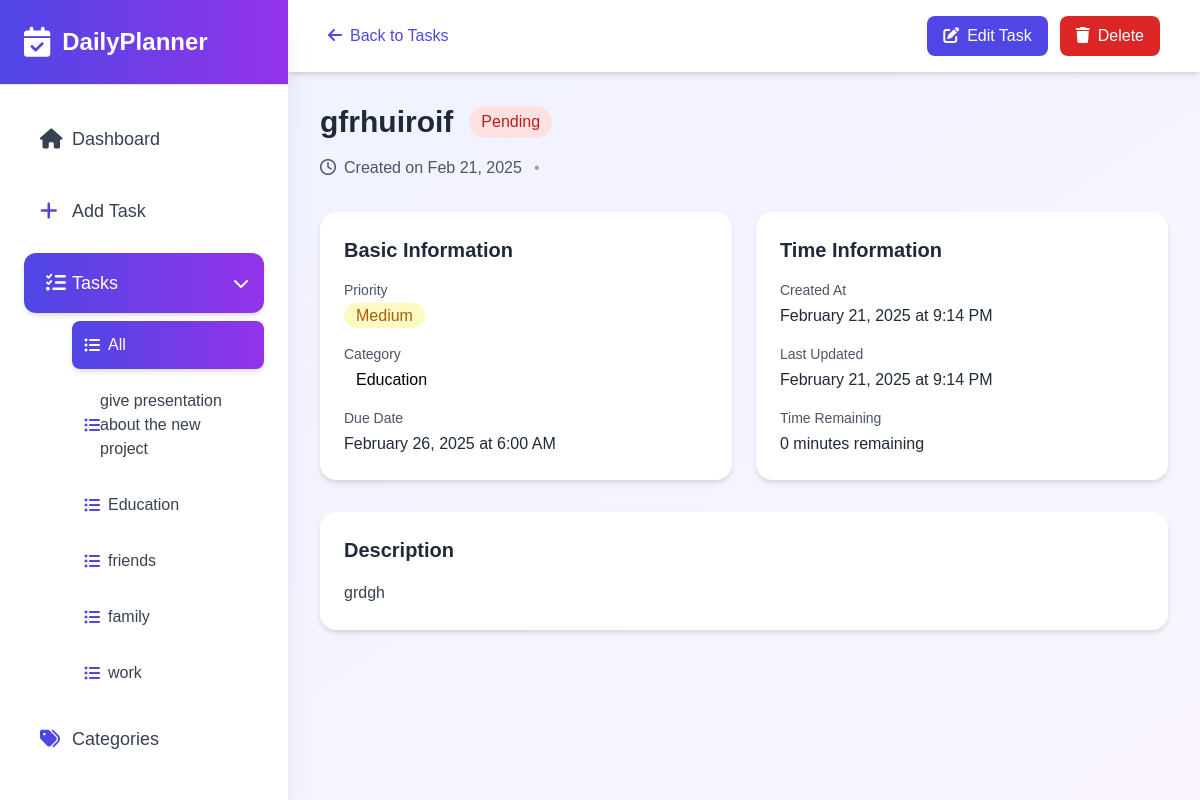
/tasks/13/ (signed in), run on the app's committed database.
### planner/models.py (models this page shows, shortened)
class Category(models.Model):
    user = models.ForeignKey('users.Account', on_delete=models.CASCADE, null=True, blank=True)
    name = models.CharField(max_length=100)
    color = models.CharField(max_length=7, default='#007bff')
    icon = models.CharField(max_length=50, default='fas fa-folder')  # Add this line
    created_at = models.DateTimeField(auto_now_add=True)
    updated_at = models.DateTimeField(auto_now=True)
    class Meta:
        ordering = ['-created_at']

class Task(models.Model):
    STATUSES = (
        ('pending', 'Pending'),
        ('completed', 'Completed'),
        ('in_progress', 'In Progress'),
    )
    PRIORITIES = (
        ('low', 'Low'),
        ('medium', 'Medium'),
        ('high', 'High'),
    )
    user = models.ForeignKey('users.Account', on_delete=models.CASCADE, null=True, blank=True)
    name = models.CharField(max_length=100)
    description = models.TextField(null=True, blank=True)
    created_at = models.DateTimeField(auto_now_add=True)
    updated_at = models.DateTimeField(auto_now=True)
    deadline = models.DateTimeField(null=True, blank=True)
    category = models.ForeignKey(Category, on_delete=models.CASCADE)
    status = models.CharField(max_length=20, choices=STATUSES, default='pending')
    priority = models.CharField(max_length=20, choices=PRIORITIES, default='medium')
    class Meta:
        ordering = ['-created_at']

### planner/views.py (the view)
# urls.py: path('tasks/<int:task_id>/', views.task, name='task'),
@login_required()
def task(request, task_id):
    user = request.user
    categories = Category.objects.filter(user=user)
    task = get_object_or_404(Task, id=task_id)
    return render(request, 'planner/task.html', {
        'task': task,
        'categories': categories,
        'page': 'tasks',
        })

### users/managers.py (called while the page is built)
    def get_queryset(self):
        return super().get_queryset().filter(is_active=True)

### templates/planner/task.html (shortened to what this page needs)
{% extends 'base.html' %}
{% load static %}
{% block content %}
    <div class="min-h-screen lg:ml-72 relative">
        <nav class="bg-white shadow-md">
            <div class="px-6 py-4 flex items-center justify-between">
                <div class="flex-1 px-4 flex justify-between items-center">
                    <a href="{% url 'planner:tasks' %}" class="text-indigo-600 hover:text-indigo-800 transition-colors">
                        <i class="fas fa-arrow-left mr-2"></i>Back to Tasks
                    </a>
                    <div class="flex gap-3">
                        <a href="{% url 'planner:update_task' task.id %}"
                           class="bg-indigo-600 text-white px-4 py-2 rounded-lg font-medium hover:bg-indigo-700 transition-colors">
                            <i class="fas fa-edit mr-2"></i>Edit Task
                        </a>
                        <a href="{% url 'planner:delete_task' task.id %}"
                           class="bg-red-600 text-white px-4 py-2 rounded-lg font-medium hover:bg-red-700 transition-colors"
                           onclick="return confirm('Are you sure you want to delete this task?')">
                            <i class="fas fa-trash mr-2"></i>Delete
                        </a>
                    </div>
                </div>
            </div>
        </nav>
        <div class="p-8">
            <div class="mb-8">
                <div class="flex items-center gap-4 mb-4">
                    <h1 class="text-3xl font-bold text-gray-800">{{ task.name }}</h1>
                    <span class="px-3 py-1 {% if task.status == 'completed' %}text-green-700 bg-green-100{% elif task.status == 'in_progress' %}text-yellow-700 bg-yellow-100{% else %}text-red-700 bg-red-100{% endif %} rounded-full font-medium">
                        {{ task.get_status_display }}
                    </span>
                </div>
                <div class="flex items-center gap-3 text-gray-600">
                    <span><i class="far fa-clock mr-2"></i>Created on {{ task.created_at|date:"M d, Y" }}</span>
                    <span class="text-gray-400">•</span>
                </div>
            </div>
            <div class="grid grid-cols-1 md:grid-cols-2 gap-6 mb-8">
                <div class="info-card p-6">
                    <h2 class="text-xl font-semibold text-gray-800 mb-4">Basic Information</h2>
                    <div class="space-y-4">
                        <div>
                            <label class="block text-sm font-medium text-gray-600 mb-1">Priority</label>
                            <span class="px-3 py-1 {% if task.priority == 'high' %}text-red-700 bg-red-100{% elif task.priority == 'medium' %}text-yellow-700 bg-yellow-100{% else %}text-green-700 bg-green-100{% endif %} rounded-full font-medium">
                                {{ task.get_priority_display }}
                            </span>
                        </div>
                        <div>
                            <label class="block text-sm font-medium text-gray-600 mb-1">Category</label>
                            <span class="px-3 py-1 text-{{ task.category.color }}-700 bg-{{ task.category.color }}-100 rounded-full font-medium">
                                {{ task.category.name }}
                            </span>
                        </div>
                        <div>
                            <label class="block text-sm font-medium text-gray-600 mb-1">Due Date</label>
                            <p class="text-gray-800">{{ task.deadline|date:"F d, Y" }} at {{ task.deadline|time:"g:i A" }}</p>
                        </div>
                    </div>
                </div>
                <div class="info-card p-6">
                    <h2 class="text-xl font-semibold text-gray-800 mb-4">Time Information</h2>
                    <div class="space-y-4">
                        <div>
                            <label class="block text-sm font-medium text-gray-600 mb-1">Created At</label>
                            <p class="text-gray-800">{{ task.created_at|date:"F d, Y" }} at {{ task.created_at|time:"g:i A" }}</p>
                        </div>
                        <div>
                            <label class="block text-sm font-medium text-gray-600 mb-1">Last Updated</label>
                            <p class="text-gray-800">{{ task.updated_at|date:"F d, Y" }} at {{ task.updated_at|time:"g:i A" }}</p>
                        </div>
                        <div>
                            <label class="block text-sm font-medium text-gray-600 mb-1">Time Remaining</label>
                            <p class="text-gray-800">
                                {% if task.status == 'completed' %}
                                    Completed
                                {% else %}
                                    {% if task.deadline|date:"U"|add:"0" < now|date:"U"|add:"0" %}
                                        Overdue
                                    {% else %}
                                        {{ task.deadline|timeuntil }} remaining
                                    {% endif %}
                                {% endif %}
                            </p>
                        </div>
                    </div>
                </div>
            </div>
            <div class="info-card p-6">
                <h2 class="text-xl font-semibold text-gray-800 mb-4">Description</h2>
                <div class="text-gray-700 leading-relaxed">
                    {% if task.description %}
                        {{ task.description|linebreaks }}
                    {% else %}
                        <p class="text-gray-500 italic">No description provided</p>
                    {% endif %}
                </div>
            </div>
        </div>
    </div>
{% endblock %}

### templates/base.html (shortened to what this page needs)
{% load static %}
<!DOCTYPE html>
<html lang="en">
  <head>
    <script src="https://cdn.tailwindcss.com"></script>
    <link rel="stylesheet" href="https://cdnjs.cloudflare.com/ajax/libs/font-awesome/6.0.0/css/all.min.css" />
    <link rel="stylesheet" href="https://cdn.jsdelivr.net/npm/flatpickr/dist/flatpickr.min.css" />
    <link rel="stylesheet" href="{% static 'style.css' %}?{% now 'U' %}" />
  </head>
  <body
    class="bg-gradient-to-br from-indigo-50 to-purple-50"
    x-data="{
          sidebarOpen: window.innerWidth >= 1024,
          tasksOpen: true,
          isLoggedIn: true
      }"
  >
<div class="fixed inset-y-0 left-0 w-72 bg-white shadow-xl transform transition-transform duration-200 ease-in-out z-50"
:class="{'translate-x-0': sidebarOpen, '-translate-x-full': !sidebarOpen}">
<div class="h-full flex flex-col">
   <div class="p-6 border-b bg-gradient-to-r from-indigo-600 to-purple-600 relative">
       <div class="flex items-center">
           <i class="fas fa-calendar-check text-white text-3xl"></i>
           <span class="ml-3 text-2xl font-bold text-white">DailyPlanner</span>
       </div>
   </div>
   <nav class="flex-1 p-6 space-y-3">
       <a href="{% url 'planner:home' %}"
          class="flex items-center p-4 {% if page == 'dashboard' %}text-white bg-gradient-to-r from-indigo-600 to-purple-600 shadow-md{% else %}text-gray-700 hover:bg-indigo-50{% endif %} rounded-xl transition-colors">
           <i class="fas fa-home text-xl w-8"></i>
           <span class="text-lg font-medium">Dashboard</span>
       </a>
       <a href="{% url 'planner:create_task' %}"
          class="flex items-center p-4 {% if page == 'create_task' %}text-white bg-gradient-to-r from-indigo-600 to-purple-600 shadow-md{% else %}text-gray-700 hover:bg-indigo-50{% endif %} rounded-xl transition-colors">
           <i class="fas fa-plus text-xl w-8 {% if page != 'create_task' %}text-indigo-600{% endif %}"></i>
           <span class="text-lg font-medium">Add Task</span>
       </a>
       <div class="space-y-2">
           <button @click="tasksOpen = !tasksOpen"
                   class="w-full flex items-center justify-between p-4 {% if page == 'tasks' %}text-white bg-gradient-to-r from-indigo-600 to-purple-600 shadow-md{% else %}text-gray-700 hover:bg-indigo-50{% endif %} rounded-xl transition-colors">
               <div class="flex items-center">
                   <i class="fas fa-tasks text-xl w-8 {% if page != 'tasks' %}text-indigo-600{% endif %}"></i>
                   <span class="text-lg font-medium">Tasks</span>
               </div>
               <i class="fas" :class="tasksOpen ? 'fa-chevron-down' : 'fa-chevron-right'"></i>
           </button>
           <div x-show="tasksOpen" class="pl-12 space-y-2">
               <a href="{% url 'planner:tasks' %}"
                  class="flex items-center p-3 {% if page == 'tasks' and not request.GET.category %}text-white bg-gradient-to-r from-indigo-600 to-purple-600 shadow-md{% else %}text-gray-700 hover:bg-indigo-50{% endif %} rounded-lg transition-colors">
                   <i class="fas fa-list-ul w-6 {% if page != 'tasks' or request.GET.category %}text-indigo-600{% endif %}"></i>
                   <span class="text-md">All</span>
               </a>
               {% for category in categories %}
               <a href="{% url 'planner:tasks' %}?category={{ category.name }}"
                  class="flex items-center p-3 {% if page == 'tasks' and request.GET.category == category.name %}text-white bg-gradient-to-r from-indigo-600 to-purple-600 shadow-md{% else %}text-gray-700 hover:bg-indigo-50{% endif %} rounded-lg transition-colors">
                   <i class="fas fa-list-ul w-6 {% if page != 'tasks' or request.GET.category != category.name %}text-indigo-600{% endif %}"></i>
                   <span class="text-md">{{ category.name }}</span>
               </a>
               {% endfor %}
           </div>
       </div>
       <template x-if="isLoggedIn">
           <a href="{% url 'planner:manage_categories' %}"
              class="flex items-center p-4 {% if page == 'categories' %}text-white bg-gradient-to-r from-indigo-600 to-purple-600 shadow-md{% else %}text-gray-700 hover:bg-indigo-50{% endif %} rounded-xl transition-colors">
               <i class="fas fa-tags text-xl w-8 {% if page != 'categories' %}text-indigo-600{% endif %}"></i>
               <span class="text-lg font-medium">Categories</span>
           </a>
       </template>
       <template x-if="isLoggedIn">
           <a href="{% url 'users:logout' %}"
              class="flex items-center p-4 {% if page == 'logout' %}text-white bg-gradient-to-r from-indigo-600 to-purple-600 shadow-md{% else %}text-gray-700 hover:bg-indigo-50{% endif %} rounded-xl transition-colors">
           </a>
       </template>
   </nav>
</div>
</div>
     {% block content %} {% endblock %}
  </body>
</html>

### assets/style.css (style rules this page uses)
body { font-family: "Poppins", sans-serif; }
.info-card { background: white; border-radius: 1rem; box-shadow: 0 4px 6px -1px rgba(0, 0, 0, 0.1), 0 2px 4px -1px rgba(0, 0, 0, 0.06); transition: all 0.3s ease; }

### data on the page
Category: name "give presentation about the new project"
Category: name "Education"
Category: name "friends"
Category: name "family"
Category: name "work"
Task: name "gfrhuiroif", status "Pending", created_at "Feb 21, 2025", priority "Medium", category.name "Education", deadline "February 26, 2025", deadline "6:00 AM", created_at "February 21, 2025", created_at "9:14 PM", updated_at "February 21, 2025", updated_at "9:14 PM", deadline "0 minutes", description "grdgh"
